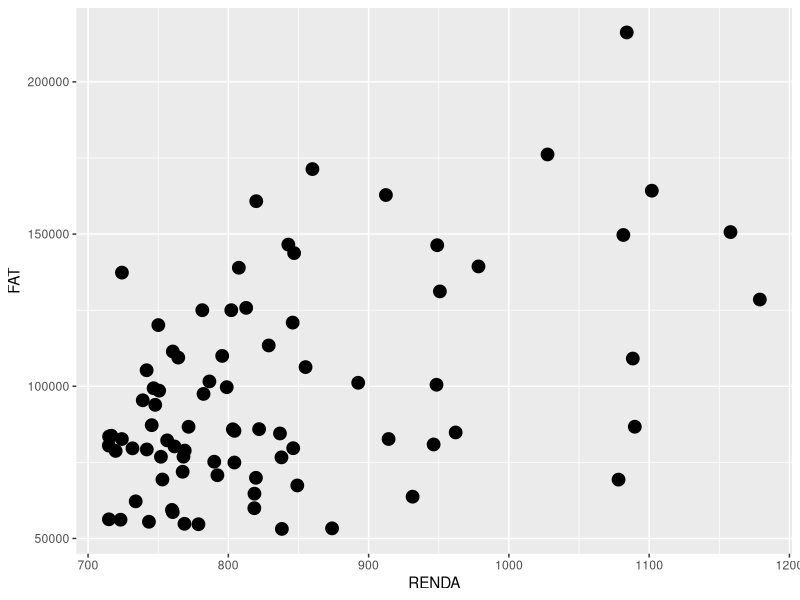
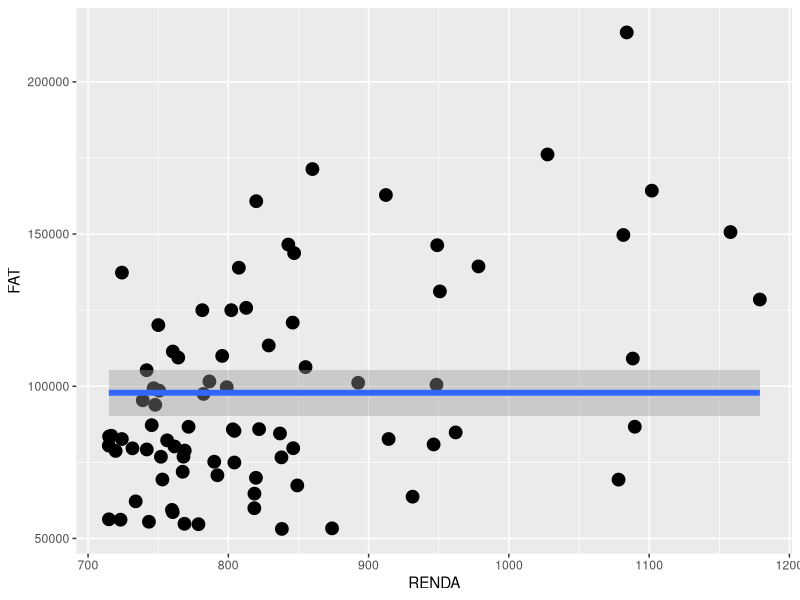
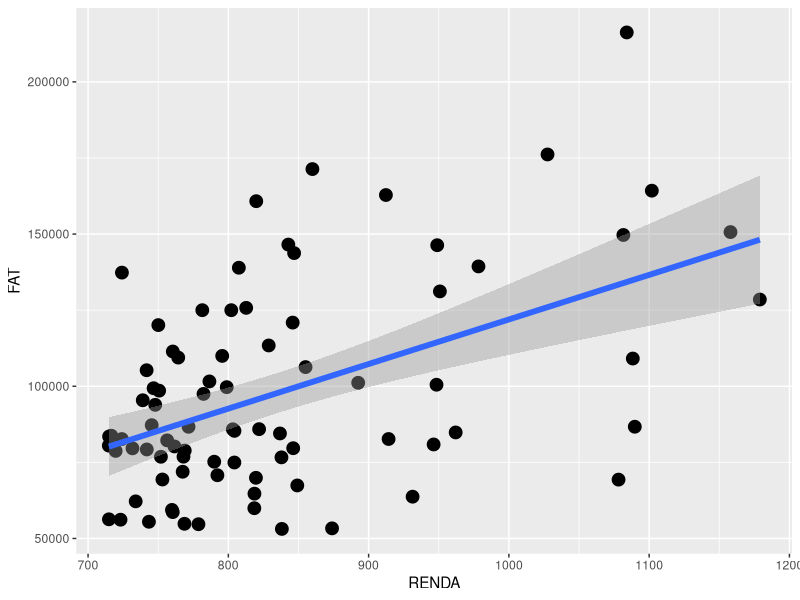
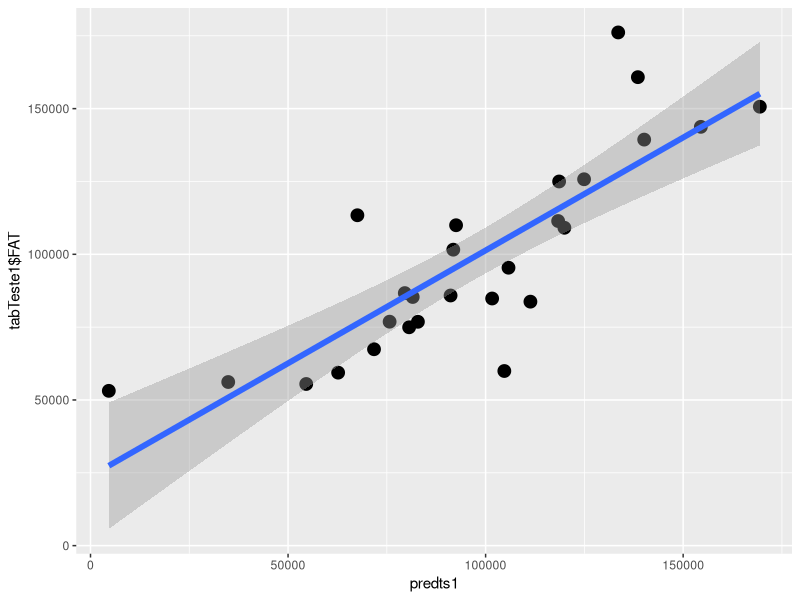
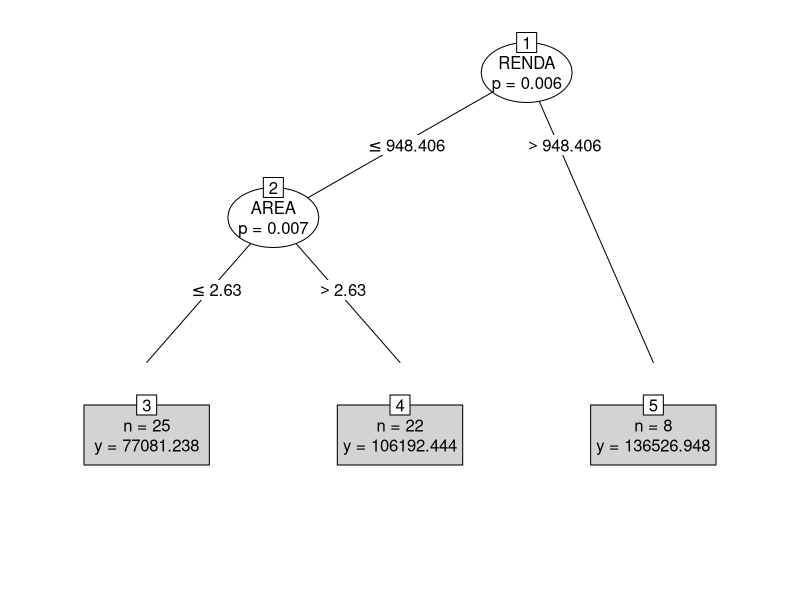

These charts were generated, in order, by the following R code: (Note: this script raises an error after producing the figures.)
# Práticas de Regressão

tabela <- read.table("faturamento.csv", sep = ";",
                    dec = ",", header = TRUE)

 # determina os índices com valores faltantes de faturamento
idxNA <- is.na(tabela$FAT)
# dados com valores faltantes (NA) de faturamento
tabelaNA <- tabela[idxNA, ]
# dados sem valores faltantes de faturamento
tabela <- na.omit(tabela)

install.packages("ggplot2")
library("ggplot2")

estetica = aes(x = RENDA, y = FAT)
base = ggplot(data = tabela, estetica)
base + geom_point(size = 4)

estetica = aes(x = RENDA, y = FAT)
base = ggplot(data = tabela, estetica)
base + geom_point(size = 4) + stat_smooth(method = "lm", formula = y ~ 1, lwd = 2)

estetica = aes(x = RENDA, y = FAT)
base = ggplot(data = tabela, estetica)
base + geom_point(size = 4) + stat_smooth(method = "lm", formula = y ~ x, lwd = 2)

library("caret")
idxcv = createFolds(tabela$FAT, k = 3)

tabTeste1 = tabela[idxcv$Fold1, ]
tabTreino1 = tabela[-idxcv$Fold1, ]

tabTeste2 = tabela[idxcv$Fold2, ]
tabTreino2 = tabela[-idxcv$Fold2, ]

tabTreino3 = tabela[-idxcv$Fold3, ]
tabTeste3 = tabela[idxcv$Fold3, ]

reg1 = lm(FAT ~ RENDA + POP + ESPVIDA + 
            TXALFA + NCONC + AREA + 
            PRECOM2 + ROUBOSLOJAS + 
            ROUBOSRES, data = tabTreino1)

reg2 = lm(FAT ~ RENDA + POP + ESPVIDA + 
            TXALFA + NCONC + AREA + 
            PRECOM2 + ROUBOSLOJAS + 
            ROUBOSRES, data = tabTreino2)

reg3 = lm(FAT ~ RENDA + POP + ESPVIDA + 
            TXALFA + NCONC + AREA + 
            PRECOM2 + ROUBOSLOJAS + 
            ROUBOSRES, data = tabTreino3)

summary(reg1)

summary(reg2)

summary(reg3)

predts1 = as.numeric(predict(reg1, newdata = tabTeste1))
predts2 = as.numeric(predict(reg2, newdata = tabTeste2))
predts3 = as.numeric(predict(reg3, newdata = tabTeste3))

# RMSE
RMSE1 = sqrt(mean((tabTeste1$FAT - predts1)^2))
RMSE2 = sqrt(mean((tabTeste2$FAT - predts2)^2))
RMSE3 = sqrt(mean((tabTeste3$FAT - predts3)^2))
 # RMSE médio
RMSERL = (RMSE1 + RMSE2 + RMSE3)/3

# R2
R2reg1 = cor(tabTeste1$FAT, predts1)^2
R2reg2 = cor(tabTeste2$FAT, predts2)^2
R2reg3 = cor(tabTeste3$FAT, predts3)^2
# R2 médio
R2RL = (R2reg1 + R2reg2 + R2reg3)/3

estetica = aes(y = tabTeste1$FAT, 
               x = predts1)
ggplot(tabTeste1, estetica) + 
  geom_point(size = 4) + 
  stat_smooth(method = "lm", 
              formula = y ~ x, lwd = 2)

library("party")

controle = ctree_control(mincriterion = 0.95)

AR1 = ctree(FAT ~ POP + RENDA + ESPVIDA + 
              TXALFA + NCONC + AREA + PRECOM2 +
              ROUBOSLOJAS + ROUBOSRES, 
            data = tabTreino1, controls = controle)

AR2 = ctree(FAT ~ POP + RENDA + ESPVIDA + 
              TXALFA + NCONC + AREA + PRECOM2 +
              ROUBOSLOJAS + ROUBOSRES, 
            data = tabTreino2, controls = controle)

AR3 = ctree(FAT ~ POP + RENDA + ESPVIDA + 
              TXALFA + NCONC + AREA + PRECOM2 +
              ROUBOSLOJAS + ROUBOSRES, 
            data = tabTreino3, controls = controle)

show(AR1)

plot(AR1, terminal_panel =  node_terminal)

predAR1 = as.numeric(predict(AR1, newdata = tabTeste1))
predAR2 = as.numeric(predict(AR2, newdata = tabTeste2))
predAR3 = as.numeric(predict(AR3, newdata = tabTeste3))

#  RMSE
RMSEAR1 = sqrt(mean((tabTeste1$FAT - predAR1)^2))
RMSEAR2 = sqrt(mean((tabTeste2$FAT - predAR2)^2))
RMSEAR3 = sqrt(mean((tabTeste3$FAT - predAR3)^2))
RMSEAR = (RMSEAR1 + RMSEAR2 + RMSEAR3)/3 # RMSE Médio

# R^2
R2AR1 = cor(tabTeste1$FAT, predAR1)^2
R2AR2 = cor(tabTeste2$FAT, predAR2)^2
R2AR3 = cor(tabTeste3$FAT, predAR3)^2
R2AR = (R2AR1 + R2AR2 + R2AR3)/3 # R^2 Médio

install.packages("FNN")
library("FNN")

kvalue = 33

KNN1 = knn.reg(train = tabTreino1[, 2:10],
               y = tabTreino1[, 11],
               test = tabTeste1[, 2:10],
               k = kvalue)

KNN2 = knn.reg(train = tabTreino2[, 2:10],
               y = tabTreino2[, 11],
               test = tabTeste2[, 2:10],
               k = kvalue)

KNN3 = knn.reg(train = tabTreino3[, 2:10],
               y = tabTreino3[, 11],
               test = tabTeste3[, 2:10],
               k = kvalue)

predKNN1 = KNN1$pred
predKNN2 = KNN2$pred
predKNN3 = KNN3$pred

# RMSE
RMSEKNN1 = sqrt(mean((tabTeste1$FAT - predKNN1)^2))
RMSEKNN2 = sqrt(mean((tabTeste2$FAT - predKNN2)^2))
RMSEKNN3 = sqrt(mean((tabTeste3$FAT - predKNN3)^2))
RMSEKNN = (RMSEKNN1 + RMSEKNN2 + RMSEKNN3)/3 # RMSE médio

# R^2
R2KNN1 = cor(tabTeste1$FAT, predKNN1)^2
R2KNN2 = cor(tabTeste2$FAT, predKNN2)^2
R2KNN3 = cor(tabTeste3$FAT, predKNN3)^2
R2KNN = (R2KNN1 + R2KNN2 + R2KNN3)/3 # R2 médio

tabela_resultados <- c("Modelo", "RMSE", "R2")
resultadosRL <- c("Regressão Linear", RMSERL, R2RL)
resultadosAR <- c("Árvore", RMSEAR, R2AR)
resultadosKNN <- c("KNN", RMSEKNN, R2KNN)
tabela_resultados <- rbind(tabela_resultados, resultadosRL, resultadosAR, resultadosKNN)
print(tabela_resultados)

# Criação do modelo
regfinal = lm(FAT ~ RENDA + POP + ESPVIDA + 
            TXALFA + NCONC + AREA + 
            PRECOM2 + ROUBOSLOJAS + 
            ROUBOSRES, data = tabela)

# Predição de Teste
predFATNA = predict(regfinal, newdata = tabelaNA)
predFATNA = as.numeric(predFATNA)
tabelaNA$FAT_ESTIMADO = predFATNA

# Exportação dos resultados para planilha
write.csv2(tabelaNA, "faturamentoEstimado.csv")


## Regressão Logística


library("mlbench")
data(PimaIndiansDiabetes)
tabela = as.data.frame(PimaIndiansDiabetes)

set.seed(7)
N = nrow(tabela)
sorteio <- sample(1:N, N*0.75, FALSE)
baseTreino <- tabela[sorteio, ]
baseTeste <- tabela[-sorteio, ]

# Treina o modelo
fit <- glm(diabetes~., data=baseTreino, family=binomial(link='logit'))
print(fit)

# Aplica o modelo nos dados de treino
probabilitiesTr <- predict(fit, baseTreino[,1:8], type='response') 
predictionsTr <- ifelse(probabilitiesTr > 0.5,'pos','neg')

# Aplica o modelo nos dados de teste
probabilitiesTst <- predict(fit, baseTeste[,1:8], type='response') 
predictionsTst <- ifelse(probabilitiesTst > 0.5,'pos','neg')

library("caret")

# Resultados Treino
resultadoTr <- caret::confusionMatrix(predictionsTr, baseTreino$diabetes)
resultadoTr$table # exibe a matriz de confusão
resultadoTr$overall[1] # exibe a acurácia

# Resultados Teste
resultadoTst <- caret::confusionMatrix(predictionsTst, baseTeste$diabetes) # Teste
resultadoTst$table # exibe a matriz de confusão
resultadoTst$overall[1] # exibe a acurácia
